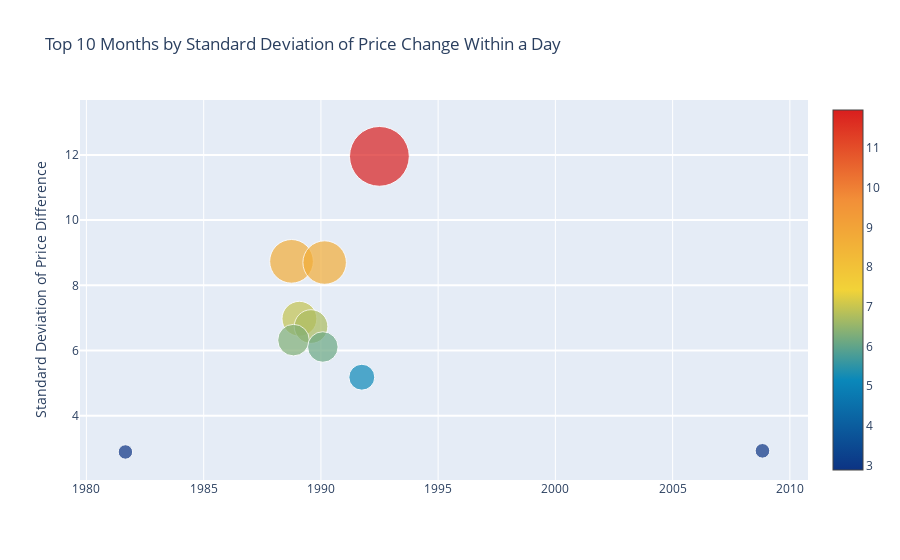

The notebook cell this image was saved under:
### Markdown cell above
### **Top Months by Volatility**

### Code cell
eda.plot_top_months_by_volatility(10)

### Figure 1 — Plotly figure (JSON) as saved in the notebook; plotly's stock layout.template omitted (floating-point values rounded to 4 significant figures)
{"data": [{"marker": {"color": [11.96, 8.736, 8.699, 6.975, 6.737, 6.32, 6.11, 5.183, 2.925, 2.89], "colorscale": [[0, "rgb(12,51,131)"], [0.25, "rgb(10,136,186)"], [0.5, "rgb(242,211,56)"], [0.75, "rgb(242,143,56)"], [1, "rgb(217,30,30)"]], "showscale": true, "size": [59.78, 43.68, 43.49, 34.88, 33.68, 31.6, 30.55, 25.92, 14.62, 14.45]}, "mode": "markers", "text": ["Maximum price drop: 0.25", "Maximum price drop: -0.0", "Maximum price drop: -0.0", "Maximum price drop: -0.0", "Maximum price drop: -0.0", "Maximum price drop: -0.0", "Maximum price drop: -0.0", "Maximum price drop: -0.0", "Maximum price drop: 7.040000919999997", "Maximum price drop: -0.0"], "type": "scatter", "x": ["1992-06-30", "1988-09-30", "1990-02-28", "1989-01-31", "1989-07-31", "1988-10-31", "1990-01-31", "1991-09-30", "2008-10-31", "1981-08-31"], "y": [11.96, 8.736, 8.699, 6.975, 6.737, 6.32, 6.11, 5.183, 2.925, 2.89]}], "layout": {"autosize": true, "hovermode": "closest", "showlegend": false, "title": {"text": "Top 10 Months by Standard Deviation of Price Change Within a Day"}, "yaxis": {"gridwidth": 2, "ticklen": 5, "title": {"text": "Standard Deviation of Price Difference"}}}}
